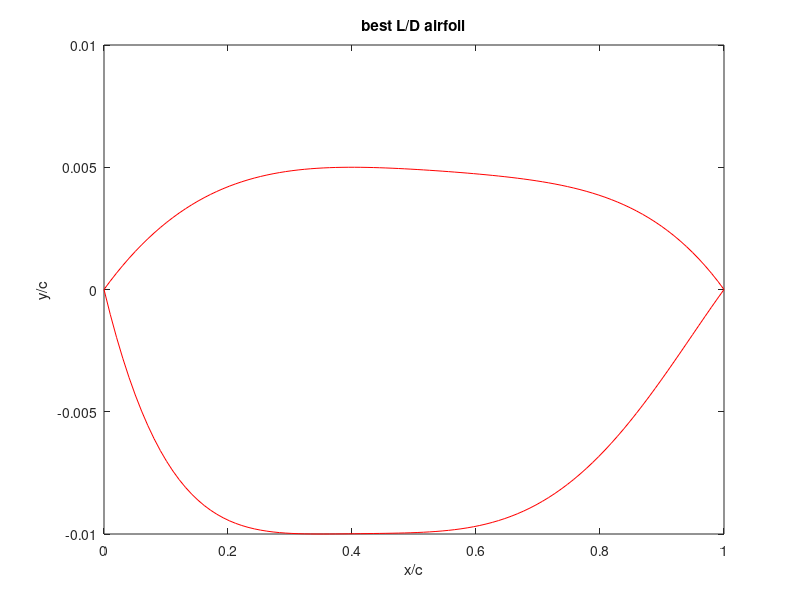
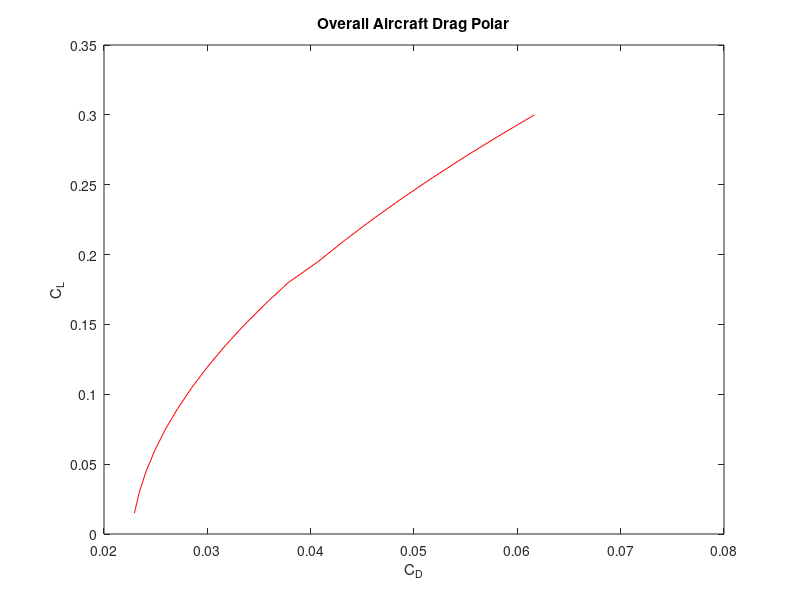
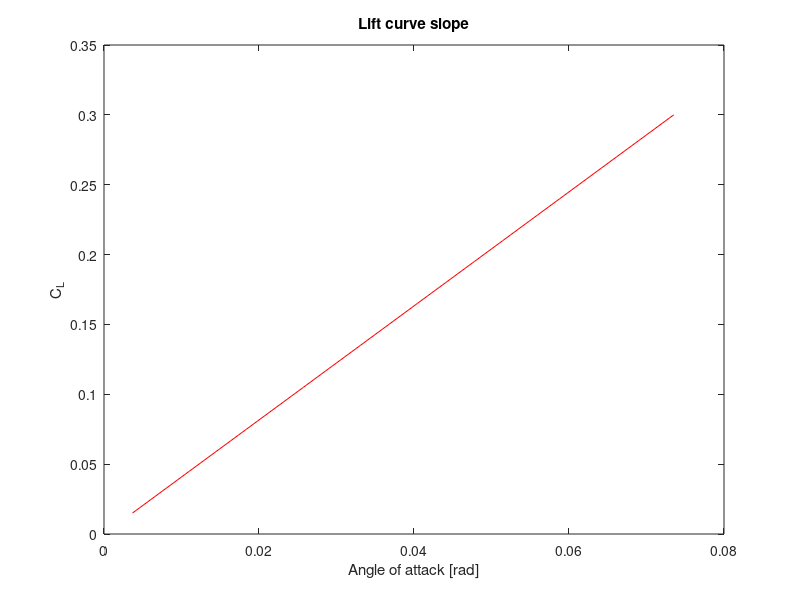
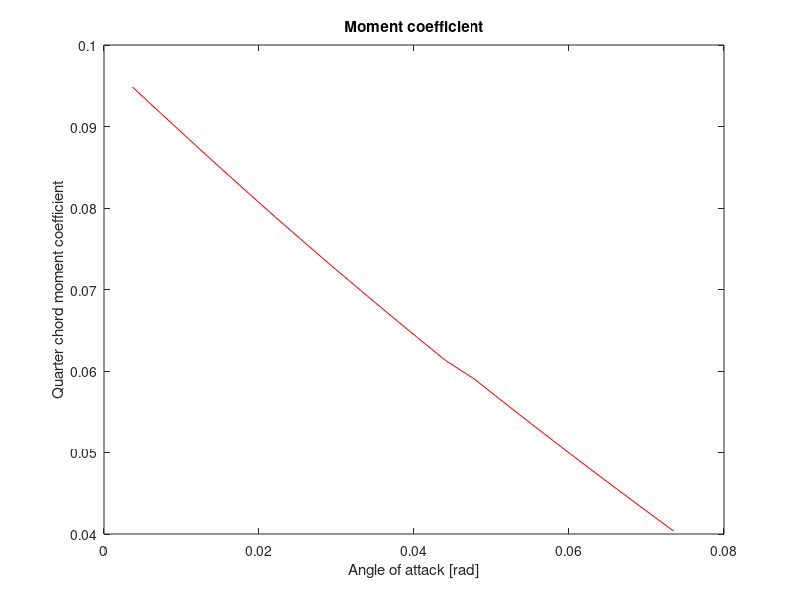

MATLAB code for these plots, in order:
% =============================================================================
% AIRFOIL GEOMETRY + AERODYNAMIC ANALYSIS
% =============================================================================
% Purpose:
%   1) Fit polynomial airfoil surfaces from LE radius, crest location, and TE slopes.
%   2) Compute section pressures, lift, and drag (subsonic thin-airfoil +
%      Prandtl-Glauert, or supersonic shock-expansion).
%   3) Sweep crest geometry to maximize L/D.
%   4) Check turbulent separation with Stratford's criterion (s_A vs s_B).
%
% Notes:
%   - Subsonic branch: M < 1.  Supersonic branch: M >= 1.
% =============================================================================

clc
clear
close all

%% ======================== 1. MISSION / FLOW INPUTS ========================
C_L=.1321;.5;.1321;                      % 3-D lift coefficient target
sweep=.9599;25*pi/180;.9599;        % wing sweep [deg then rad]; last value used
e=.8534;                      % Oswald efficiency
AR=1.83;8.5;1.83;                   % aspect ratio
C_d_0=0.008779;                        % profile / parasite Cd
i_max=200;                          % chordwise stations for force integration (make sure this ends in a zero)
xx_max=200;                         % stations for thin-airfoil integrals
y=1.4;                              % gamma (ratio of specific heats)
M=2;.78;2;                  % Freestream Mach; first value used
a_inf=343;                          % Freestream air speed of sound
mu=1.789E-5;                        % Freestream air dynamic viscosity
rho=.3;              % Freestream air density 
T_inf=300;                          % Freestream air temperature
p_inf=.2*101300;                    % Freestream air pressure
Cp=1005;                            % Specific heat of air
c_root=27.66;                       % Root chord length
R=287.05;                           % Gas constant for air
D_f=3.1;                            % Fuselage diameter
b=25.52;                            % Wingspan
C_p_0=-1.2;                         %Minimum zero sweep pressure coefficient obtained from XFOIL of BAC XXX airfoil
x_cp0=.05;                          %chordwise fraction of zero sweep pressure coefficient

%% ======================== 2. AIRFOIL GEOMETRY CONTROLS ========================
%note: the inputs below represent dimensions relative to the chord length (x/c)
r_le = 0.017;                        % Wing leading-edge radius / chord
theta_le_u = 2*pi/180;3*pi/180;     % Upper surface leading edge angle
theta_te_u = -2*pi/180;-2*pi/180;   % Upper surface trailing edge angle
theta_le_l = -6*pi/180;-3*pi/180;   % Lower surface leading edge angle
theta_te_l = 2*pi/180;2*pi/180;     % Lower surface trailing edge angle

x_crest_u_min=0.25;                 %Lower bound best L/D max airfoil thickness x location (upper surface)
x_crest_u_max=0.4;                  %Upper bound best L/D max airfoil thickness x location (upper surface)
y_crest_u_min=0.005;                %Lower bound best L/D max airfoil thickness y location (upper surface) 
y_crest_u_max=.01;                  %Upper bound best L/D max airfoil thickness y location (upper surface)
x_crest_l_min=0.25;                 %Lower bound best L/D max airfoil thickness x location (lower surface)
x_crest_l_max=0.4;                  %Upper bound best L/D max airfoil thickness x location (lower surface)
y_crest_l_min=-0.005;               %Lower bound best L/D max airfoil thickness y location (lower surface)
y_crest_l_max=-.015;                 %Upper bound best L/D max airfoil thickness y location (lower surface)

%% ============================= For loop iteration parameters ======================== %%
N=20;                               % upper and lower surface iteration number for Prandtl-Meyer / shock relations
xxxx_max=15;                        % upper section iteration number for Prandtl-Meyer / shock relations
xxxxx_max=20;                       % lower section iteration number for Prandtl-Meyer / shock relations
xxxxxxx_max=15;                     % lower section iteration number for Prandtl-Meyer / shock relations
pp_max=0;                           % iteration number controlling x_crest_l
nn_max=0;                           % iteration number controlling y_crest_l
p_max=0;                            % iteration number controlling x_crest_u
n_max=0;                            % iteration number controlling y_crest_u
C_L_i_max=20;                       % iteration number controlling C_L increment
C_L_max=.3;                         % Max coefficient of lift analyzed for the creation of the plots

v_inf=1;                            % nondimensional freestream speed (do not change)
dx=1/i_max;

CL_ww=[0 0.1 0.3 0.4 0.5 0.6 0.8]; %Raymer's method for induced drag
S_ww=[.91 .91 .925 .9275 .935 .935 .915]; %Raymer's method for induced drag
%% ======================== 3. CREST-GEOMETRY SEARCH LOOPS ========================
for C_L_i=1:C_L_i_max
C_L(C_L_i)=C_L_i/C_L_i_max*C_L_max;
% C_L(C_L_i)=.52;
% Nested brute-force sweep of lower/upper crest (x,y) to maximize L/D.
% Loop order:  pp = x_crest_l , nn = y_crest_l , p = x_crest_u , n = y_crest_u
for pp=2:pp_max+2
x_crest_l=(x_crest_l_max-x_crest_l_min)*(pp-2)/pp_max+x_crest_l_min;    
x_crest_l = .35;
for nn=2:nn_max+2
y_crest_l=(y_crest_l_max-y_crest_l_min)*(nn-2)/nn_max+y_crest_l_min;
y_crest_l=-.01;
for p=2:p_max+2
x_crest_u=(x_crest_u_max-x_crest_u_min)*(p-2)/p_max+x_crest_u_min;
x_crest_u=.4;
for n=2:n_max+2
y_crest_u=(y_crest_u_max-y_crest_u_min)*(n-2)/n_max+y_crest_u_min;
y_crest_u=.005;


%% ======================== 4. FIT POLYNOMIAL AIRFOIL SURFACES ========================
% Subsonic (M<1):  y = A1*x^(1/2) + A2*x + a3*x^2 + a4*x^3 + a5*x^4
%   A1 = +/-sqrt(2*r_le) enforces leading-edge radius.
%   Remaining coeffs match crest height, crest slope=0, TE height=0, TE slope.
% Supersonic (M>=1):  ordinary polynomial y = A1*x + ... + a5*x^5
%   (no square-root LE term; LE and TE slopes imposed directly).
if M<1

a1_u = sqrt(2*r_le);                % upper-surface LE radius term

% Matrix for unknowns [a2_u a3_u a4_u a5_u a6_u]'
M_u = [x_crest_u^(1), x_crest_u^(2), x_crest_u^(3), x_crest_u^(4);

    1, (2)*x_crest_u^(1), (3)*x_crest_u^(2), (4)*x_crest_u^(3);

    1, 1, 1, 1;
    
    1, 2, 3, 4];

MM_u = [y_crest_u - a1_u*sqrt(x_crest_u); -(1/2)*a1_u*x_crest_u^(-1/2); -a1_u; tan(theta_te_u) - (1/2)*a1_u];

% Solve
A_u = M_u \ MM_u;

a2_u = A_u(1);
a3_u = A_u(2);
a4_u = A_u(3);
a5_u = A_u(4);

% LOWER SURFACE

a1_l = -sqrt(2*r_le);

% Matrix for unknowns [a2_l a3_l a4_l a5_l]'
M_l = [x_crest_l^(1), x_crest_l^(2), x_crest_l^(3), x_crest_l^(4);

1, (2)*x_crest_l^(1), (3)*x_crest_l^(2), (4)*x_crest_l^(3);

1, 1, 1, 1;
    
1, 2, 3, 4];

MM_l = [y_crest_l - a1_l*sqrt(x_crest_l); -(1/2)*a1_l*x_crest_l^(-1/2); -a1_l; tan(theta_te_l) - (1/2)*a1_l];

% Solve
A_l = M_l \ MM_l;

a2_l = A_l(1);
a3_l = A_l(2);
a4_l = A_l(3);
a5_l = A_l(4);

else

% Matrix for unknowns [a2_u a3_u a4_u a5_u a6_u]'
M_u = [x_crest_u^(1), x_crest_u^(2), x_crest_u^(3), x_crest_u^(4), x_crest_u^(5);

1, (2)*x_crest_u^(1), (3)*x_crest_u^(2),(4)*x_crest_u^(3), (5)*x_crest_u^(4);

    1, 1, 1, 1, 1;
    
    1, 2, 3, 4, 5;
    
    1,0,0,0,0];

MM_u = [y_crest_u; 0; 0; tan(theta_te_u); tan(theta_le_u)];

% Solve
A_u = M_u \ MM_u;

a1_u = A_u(1);
a2_u = A_u(2);
a3_u = A_u(3);
a4_u = A_u(4);
a5_u = A_u(5);
% LOWER SURFACE

% Matrix for unknowns [a2_l a3_l a4_l a5_l]'
M_l = [ x_crest_l^(1), x_crest_l^(2), x_crest_l^(3), x_crest_l^(4), x_crest_l^(5);

    1, (2)*x_crest_l^(1), (3)*x_crest_l^(2), (4)*x_crest_l^(3), (5)*x_crest_l^(4);

    1, 1, 1, 1, 1;
    
    1, 2, 3, 4, 5;
    
    1, 0, 0, 0, 0];

MM_l = [ y_crest_l; 0; 0; tan(theta_te_l); tan(theta_le_l)];

% Solve
A_l = M_l \ MM_l;

a1_l = A_l(1);
a2_l = A_l(2);
a3_l = A_l(3);
a4_l = A_l(4);
a5_l = A_l(5);

end
    
%% ======================== 5. CHORDWISE INTEGRATION SETUP ========================

if M<1
beta=(1-M^2)^.5;
else
beta=(M^2-1)^.5;
end

dx_xx=1/xx_max;
sum_u(1)=0;
sum_l(1)=0;
theta(1)=0;
sum2=0;
sum3=0;
sum4=0;
u(1)=0;
l(1)=0;
sum5(1)=0;
x(1)=0;
for xx=2:xx_max
x(xx)=1/xx_max*(xx-1);
u(xx)=a1_u*x(xx)^(1/2)+a2_u*x(xx)^(1)+a3_u*x(xx)^(2)+a4_u*x(xx)^(3)+a5_u*x(xx)^(4);
s_u(xx)=0.5*a1_u*x(xx).^(-1/2) + 1*a2_u*x(xx).^(0) + 2*a3_u*x(xx).^(1) + 3*a4_u*x(xx).^(2) + 4*a5_u*x(xx).^(3);
l(xx)=a1_l*x(xx).^(1/2)+a2_l*x(xx).^(1)+a3_l*x(xx).^(2)+a4_l*x(xx).^(3)+a5_l*x(xx).^(4);
s_l(xx)=0.5*a1_l*x(xx).^(-1/2)+1*a2_l*x(xx)^(0)+2*a3_l*x(xx)^(1)+3*a4_l*x(xx)^(2)+4*a5_l*x(xx)^(3);
s_camber(xx)=((u(xx)+l(xx))/2-(u(xx-1)+l(xx-1))/2)/dx_xx;
s_camber(xx) = 0.5*(s_u(xx) + s_l(xx));

theta(xx)=acos(1-2*x(xx));
d_theta=(theta(xx)-theta(xx-1));

dy2=s_camber(xx)*d_theta;
sum2=dy2+sum2;
dy3=s_camber(xx)*cos(theta(xx))*d_theta;
sum3=dy3+sum3;
dy4=s_camber(xx)*cos(2*theta(xx))*d_theta;
sum4=dy4+sum4;

% Thin-airfoil Fourier coefficients from camber-line slope
% Thin-airfoil Fourier coefficients from camber-line slope
A1=2/pi*sum3;
A2=2/pi*sum4;
aoa_L0=1/pi*sum2-A1/2;              % zero-lift angle
L_s_2d = 2*pi/(1-M^2)^0.5*(cos(sweep))^2;             % 2-D lift slope with Prandtl-Glauert
eta_s = L_s_2d/(2*pi/beta);
F = 1.07*(1 + D_f/b)^2;
L_s_3d = (2*pi*AR) / (2 + sqrt(4 + (AR^2*beta^2/eta_s^2) * (1 + tan(sweep)^2/beta^2)));
a_i=C_L(C_L_i)/(pi*AR);
% L_s_3d=L_s_2d/(1+L_s_2d/(pi*AR*e)); % 3-D lift slope
aoa(C_L_i)=C_L(C_L_i)/L_s_3d+aoa_L0;              % geometric AoA needed for target CL
A0=aoa(C_L_i)-1/pi*sum2;
% A0=C_L/L_s_3d-A1/2;                 % A0 overwritten to match target CL

if xx<xx_max
x_q(xx)=x(xx);
s_u_q(xx)=0.5*a1_u*x_q(xx).^(-1/2) + 1*a2_u*x_q(xx).^(0) + 2*a3_u*x_q(xx).^(1) + 3*a4_u*x_q(xx).^(2) + 4*a5_u*x_q(xx).^(3);
s_l_q(xx)=0.5*a1_l*x_q(xx).^(-1/2)+1*a2_l*x_q(xx)^(0)+2*a3_l*x_q(xx)^(1)+3*a4_l*x_q(xx)^(2)+4*a5_l*x_q(xx)^(3);
s_camber_q(xx) = 0.5*(s_u_q(xx) + s_l_q(xx));

s_t_u(xx)=(s_u_q(xx)-s_camber_q(xx));
q_u(xx)=v_inf*s_t_u(xx);

% if x_i(i)==x_q(xx)
% dsum5(xx)=0;
% else
% dsum5(xx)=(q_u(xx)/(x_i(i)-x_q(xx)))*dx_xx;
% end

% sum5(xx)=dsum5(xx)+sum5(xx-1);
end

end

D_u=0;                              % running upper-surface "drag" integral (axial)
D_l=0;
L_u=0;                              % running upper-surface "lift" integral (normal)
L_l=0;
r(1)=0;
dx_i=1/i_max;
ppp=0;
v_n(1)=0;
p_u(1)=p_inf*(1+((y-1)/2)*M^2)^(y/(y-1));
p_u_B(1)=p_inf*(1+((y-1)/2)*M^2)^(y/(y-1));
Cmc4(2)=0;
Cpp(1)=1;
% p_u_B(1)=p_inf;
sum6(1)=0;
for i=2:(i_max-.01*i_max)
x_i(i)=1/i_max*(i-1)+.01;
% aoa(C_L_i)=(aoa_high-aoa_low)/i_max*(i-2)+aoa_low;

%% ----- 5a. SUBSONIC BRANCH: thin-airfoil theory + Cp -----
if M<1

uu(i)=a1_u*x_i(i)^(1/2)+a2_u*x_i(i)^(1)+a3_u*x_i(i)^(2)+a4_u*x_i(i)^(3)+a5_u*x_i(i)^(4);
ll(i)=a1_l*x_i(i).^(1/2)+a2_l*x_i(i).^(1)+a3_l*x_i(i).^(2)+a4_l*x_i(i).^(3)+a5_l*x_i(i).^(4);
s_u(i)=0.5*a1_u*x_i(i).^(-1/2) + 1*a2_u*x_i(i).^(0) + 2*a3_u*x_i(i).^(1) + 3*a4_u*x_i(i).^(2) + 4*a5_u*x_i(i).^(3);
s_l(i)=0.5*a1_l*x_i(i).^(-1/2)+1*a2_l*x_i(i)^(0)+2*a3_l*x_i(i)^(1)+3*a4_l*x_i(i)^(2)+4*a5_l*x_i(i)^(3);
s_camber_i(i) = 0.5*(s_u(i) + s_l(i));

theta_B(i)=acos(1-2*x_i(i));
% Vortex-sheet strength (thin-airfoil theory)
gamma(i) = 2*v_inf*( A0*(1+cos(theta_B(i)))/sin(theta_B(i)) + A1*sin(theta_B(i)) + A2*sin(2*theta_B(i)) )/(1-M^2)^.5;
v_u(i)=v_inf+gamma(i)/2;               % upper-surface edge speed

gamma_air = y;                      % 1.4
V_ratio_u = v_u(i) / v_inf;
T_ratio_u = 1 + 0.5*(gamma_air-1)*M^2*(1 - V_ratio_u^2);

% Vacuum / max-speed limiter (T cannot go negative)
if T_ratio_u < 1e-8
    T_ratio_u = 1e-8;
end

p_ratio_u = T_ratio_u^(gamma_air/(gamma_air-1));
Cp_u(i) = (2/(gamma_air*M^2)) * (p_ratio_u - 1);
Re_x=rho*M*a_inf*x_i(i)*c_root/mu;
slope(i)=s_u(i)-aoa(C_L_i);
Cp_u_min_0=1-(1+aoa(C_L_i)/(2*r_le)^.5)^2;
Cp_u_min_0=1-(4*aoa(C_L_i)^2/(r_le+aoa(C_L_i)^2));
Cp_u_min=Cp_u_min_0/(1-M^2)^.5;

T_0 = T_inf*(1+(y-1)/2*M^2);
V_max_B = sqrt(2*Cp*T_0);
Cp_u_min_limit = 1-(V_max_B/(M*a_inf))^2;

aff=4*r_le;

if Cp_u_min>Cp_u(i) && Cp_u_min<0 && x_i(i)<.04
Cp_u(i)=Cp_u_min;
end

% Cd_u_B=1;.03667;
% theta_C=atan(s_u(i))-aoa(C_L_i);
% Cp_u_3(i)=2*(sin(theta_C))*abs(sin(theta_C));
% Cp_u_3(i)=2*(sin(theta_C))/(1-M^2)^.5;
% p0 = p_inf*(1+(y-1)/2*M^2)^(y/(y-1));
% Cp_u_3(i)=(p0-p_inf)*sin(theta_C)/(.5*y*p_inf*M^2);
% p_u_C(i)=(Cp_u_3(i)+p_inf/(.5*rho*(M*a_inf)^2))*(.5*rho*(M*a_inf)^2);

dD_u(i)=(Cp_u(i))*s_u(i)*dx;
dL_u(i)=-(Cp_u(i))*dx;
D_u=dD_u(i)+D_u;
L_u=dL_u(i)+L_u;
r(i)=(L_u)/(D_u);

v_l(i)=v_inf-gamma(i)/2;

% theta_D=atan(-s_l(i))+aoa(C_L_i);
% p0 = p_inf*(1+(y-1)/2*M^2)^(y/(y-1));
% Cp_l_3(i)=(p0-p_inf)*sin(theta_D)/(.5*y*p_inf*M^2);
% p_u_D(i)=(Cp_l_3(i)+p_inf/(.5*rho*(M*a_inf)^2))*(.5*rho*(M*a_inf)^2);

V_ratio_l = v_l(i) / v_inf;
T_ratio_l = 1 + 0.5*(gamma_air-1)*M^2*(1 - V_ratio_l^2);
if T_ratio_l < 1e-8
    T_ratio_l = 1e-8;
end
p_ratio_l = T_ratio_l^(gamma_air/(gamma_air-1));
Cp_l(i) = (2/(gamma_air*M^2)) * (p_ratio_l - 1);
dD_l(i)=-Cp_l(i)*s_l(i)*dx;
dL_l(i)=Cp_l(i)*dx;
D_l=dD_l(i)+D_l;
L_l=dL_l(i)+L_l;
r_l(i)=(L_l)/(D_l);

D_u_true(i)=(L_u)*sin(aoa(C_L_i))+(D_u)*cos(aoa(C_L_i));
L_u_true(i)=(L_u)*cos(aoa(C_L_i))-(D_u)*sin(aoa(C_L_i));
r_u_true(i)=L_u_true(i)/D_u_true(i);
D_l_true(i)=(L_l)*sin(aoa(C_L_i))+(D_l)*cos(aoa(C_L_i));
L_l_true(i)=(L_l)*cos(aoa(C_L_i))-(D_l)*sin(aoa(C_L_i));
L_total(i)=(L_u_true(i)+L_l_true(i));

if M<1
C_l_alpha=2*pi/beta*(cos(sweep))^2;
eta_s = C_l_alpha/(2*pi/beta);
F = 1.07*(1 + D_f/b)^2;
C_L_alpha = (2*pi*AR) / (2 + sqrt(4 + (AR^2*beta^2/eta_s^2) * (1 + tan(sweep)^2/beta^2))); %Raymer
else
C_L_alpha=4/beta;
end


K0=1/C_L_alpha;

if M>=1
K100=1/(pi*AR);
else
K100=1/(pi*AR*e);
end

lowerIdxcl = find(C_L(C_L_i) >= CL_ww, 1, 'last');
if lowerIdxcl == length(CL_ww)
upperIdxcl = lowerIdxcl;
else
upperIdxcl = lowerIdxcl+1;
end

CL_ww_1=CL_ww(lowerIdxcl);
CL_ww_2=CL_ww(upperIdxcl);
S_ww_1=S_ww(lowerIdxcl);
S_ww_2=S_ww(upperIdxcl);
C_ww=-(S_ww_2-S_ww_1)/(CL_ww_2-CL_ww_1)*CL_ww_1+S_ww_1;
S_ww_t=(S_ww_2-S_ww_1)/(CL_ww_2-CL_ww_1)*C_L(C_L_i)+C_ww;

if lowerIdxcl==length(CL_ww)
    S_ww_t=S_ww_2;
elseif upperIdxcl==1
    S_ww_t=S_ww_1;
end

K=S_ww_t*K100+(1-S_ww_t)*K0; %Raymer

c_d_i=K*C_L(C_L_i)^2;

Cd_t(C_L_i)=(D_u_true(i)+D_l_true(i)+c_d_i+C_d_0);
r_i(i)=(L_u_true(i)+L_l_true(i))/Cd_t(C_L_i);

% p_u(i)=(Cp_u(i)+p_inf/(.5*y*p_inf*(M)^2))*(.5*y*p_inf*(M)^2);
% p_min(i)=(Cp_u(i)+Cp_u_3(i)+p_inf/(.5*rho*(M*a_inf)^2))*(.5*rho*(M*a_inf)^2);  
% p_u_ii(i)=p_u(i)+(p_u_C(i)-p_inf);
% p_u_iii(i)=p_u(i);
% % p_min_min(i)=min(p_u_ii(2:end));
% p_min_min(i)=min(p_u(2:end));
% Cp_min(i)=min(Cp_u+Cp_u_3);
Cp_min=C_p_0*(cos(sweep))^2;

% --- Local Mach number ---
M_local = sqrt((2/(y-1)) * ((1 + ((y-1)/2)*M^2) * ((y*M^2/2)*Cp_u(i) + 1)^(-(y-1)/y) - 1 ) );
% --- Local temperature from isentropic relation ---
T_local = T_inf *(1 + ((y-1)/2)*M^2) / (1 + ((y-1)/2)*M_local^2);
% --- Local speed of sound ---
a_local = sqrt(y*R*T_local);
% --- Local velocity ---
V_local(i) = M_local*a_local;
% --- freestream speed of sound ---
a = sqrt(y*R*T_inf);
% --- Freestream velocity ---
V_inf = M*a;

% --- Local Mach number ---
M_cp0 = sqrt((2/(y-1)) * ((1 + ((y-1)/2)*M^2) * ((y*M^2/2)*Cp_min + 1)^(-(y-1)/y) - 1 ) );
% --- Local temperature from isentropic relation ---
T_cp0 = T_inf *(1 + ((y-1)/2)*M^2) / (1 + ((y-1)/2)*M_cp0^2);
% --- Local speed of sound ---
a_cp0 = sqrt(y*R*T_cp0);
% --- Local velocity ---
V_cp0 = M_cp0*a_cp0;

% if p_u_iii(i)==p_min_min(i)
% iii=i;
% sum6(iii-1)=0;
% end

if x_i(i)<=x_cp0
iii=i;
dsum6(i)=(V_local(i)/V_cp0)^3*c_root*dx;
sum6(i)=dsum6(i)+sum6(i-1);
else
x_p(i)=sum6(iii)+(x_i(i)-x_cp0)*c_root;
Re_p=V_local(iii)*x_p(i)/mu;
Cpp(i)=1-(V_local(i)/V_cp0)^2;
dCpp(i)=Cpp(i)-Cpp(i-1);
if dCpp(i)<0
   dCpp(i)=0;
end
s_A(i)=Cpp(i)*(x_p(i)*dCpp(i)/(c_root*dx))^.5;
s_B(i)=.39*(Re_p/10^6)^.1;
end




else
    
    
%% ----- 5b. SUPERSONIC BRANCH: shock-expansion marching -----
M_n=M*cos(sweep); 
L_s_2d=4/(M^2-1)^.5*(cos(sweep))^2;                % Ackeret 2-D lift slope
L_s_3d=4/(M_n^2-1)^.5*cos(sweep);
aoa(C_L_i)=C_L(C_L_i)/L_s_3d;  

uu(i)=a1_u*x_i(i)^(1)+a2_u*x_i(i)^(2)+a3_u*x_i(i)^(3)+a4_u*x_i(i)^(4)+a5_u*x_i(i)^(5);
ll(i)=a1_l*x_i(i).^(1)+a2_l*x_i(i).^(2)+a3_l*x_i(i).^(3)+a4_l*x_i(i).^(4)+a5_l*x_i(i).^(5);
s_u(i)=a1_u + 2*a2_u*x_i(i).^(1) + 3*a3_u*x_i(i).^(2) + 4*a4_u*x_i(i)^(3) + 5*a5_u*x_i(i).^(4);
s_l(i)=a1_l+2*a2_l*x_i(i)^(1)+3*a3_l*x_i(i)^(2)+4*a4_l*x_i(i)^(3)+5*a5_l*x_i(i)^(4);

Bi=45;
M1=M;
beta_low=asin(1/M);
beta_high=pi/2;                     % shock-angle search bounds

ct=dx_i;
if i==2

if theta_le_u-aoa(C_L_i)>0

beta_sh_u=(beta_low+beta_high)/2;
for xxxx=2:xxxx_max

% Oblique-shock theta-beta-M relation (upper LE)
wing_angle_u=atan(2*cot(beta_sh_u)*(M_n^2*(sin(beta_sh_u))^2-1)/(M_n^2*(y+cos(2*beta_sh_u))+2));

if wing_angle_u<(theta_le_u-aoa(C_L_i))
    beta_sh_u=beta_sh_u+(beta_high-beta_low)/2^xxxx;
else
    beta_sh_u=beta_sh_u-(beta_high-beta_low)/2^xxxx;
end

end

Mn1u = M_n*sin(beta_sh_u);
Mn2u = sqrt((1+((y-1)/2)*Mn1u^2) / (y*Mn1u^2-(y-1)/2));
M2u = Mn2u/sin(beta_sh_u-(theta_le_u-aoa(C_L_i)));
M2u = Mn2u/cos(pi/2-beta_sh_u-aoa(C_L_i)+theta_le_u);
vM2=((atan((((M2u^2)-1)*((y-1)/(y+1)))^0.5)*(((y+1)/(y-1))^0.5))-(atan(((M2u^2)-1)^0.5)));

else
        
theta_A=theta_le_u-aoa(C_L_i); 
vM1=((atan((((M_n^2)-1)*((y-1)/(y+1)))^0.5)*(((y+1)/(y-1))^0.5))-(atan(((M_n^2)-1)^0.5)));
vM2(i)=-theta_A+vM1;
M2u=2*M/2; % M3 initial condition set to a very high value
M2f=2*M; % fixed M3 initial condition reduced in the for loop

for iiiiii = 2:N
    
    vM2i(i)=((atan((((M2u^2)-1)*((y-1)/(y+1)))^0.5)*(((y+1)/(y-1))^0.5))-(atan(((M2u^2)-1)^0.5)));
    
    if vM2i(i)>vM2(i)
        M2u=M2u-(M2f/(2^iiiiii));
    else
        M2u=M2u+(M2f/(2^iiiiii));
    end
   
end

M2u=M2u;

vM2=((atan((((M2u^2)-1)*((y-1)/(y+1)))^0.5)*(((y+1)/(y-1))^0.5))-(atan(((M2u^2)-1)^0.5)));

end
    
T01= T_inf*(1+(y-1)/2*M^2);
p01dp1u=(((y-1)/2)*(M^2)+1)^(y/(y-1));
p02dp2u=(((y-1)/2)*(M2u^2)+1)^(y/(y-1));

if theta_le_u-aoa(C_L_i)>0
Mn1u = M_n*sin(beta_sh_u);
p02dp01 = (((y+1)*Mn1u^2)/((y-1)*Mn1u^2+2))^(y/(y-1))*((y+1)/(2*y*Mn1u^2-(y-1)))^(1/(y-1));
else
p02dp01=1;
end

p02 = p02dp01*p01dp1u;
p2u(i)=p02dp01/p02dp2u*p01dp1u;

Cpu1=(p2u(i)-1)/(.5*y*(M1^2));
Cnu1=-Cpu1*ct;
Cau1=Cpu1*s_u(2)*ct;

else

p3u(2)=p2u(2);
M3(2)=M2u;

% top right surface
theta_1=atan(s_u(i-1));
theta_2=atan(s_u(i));
theta_u(i)=theta_2-theta_1;

if theta_u(i)>0   
beta_sh_u_3=(beta_low+beta_high)/2;
for xxxx=2:xxxx_max

% --- Oblique-shock theta-beta-M relation ---
wing_angle_3_u=atan(2*cot(beta_sh_u_3)*(M3(i-1)^2*(sin(beta_sh_u_3))^2-1)/(M3(i-1)^2*(y+cos(2*beta_sh_u_3))+2));

if wing_angle_3_u<theta_u(i)
    beta_sh_u_3=beta_sh_u_3+(beta_high-beta_low)/2^xxxx;
else
    beta_sh_u_3=beta_sh_u_3-(beta_high-beta_low)/2^xxxx;
end

end

Mn2u3 = M3(i-1)*sin(beta_sh_u_3);
Mn3u = sqrt((1+((y-1)/2)*Mn2u3^2) / (y*Mn2u3^2-(y-1)/2));
M3(i) = Mn2u3/cos(pi/2-beta_sh_u_3+theta_u(i));
vM3(i)=((atan((((M3(i)^2)-1)*((y-1)/(y+1)))^0.5)*(((y+1)/(y-1))^0.5))-(atan(((M3(i)^2)-1)^0.5)));
p02dp2u3(i)=(((y-1)/2)*(M3(i-1)^2)+1)^(y/(y-1));
p03dp3u(i)=(((y-1)/2)*(M3(i)^2)+1)^(y/(y-1));
p02dp01 = (((y+1)*Mn2u3^2)/((y-1)*Mn2u3^2+2))^(y/(y-1))*((y+1)/(2*y*Mn2u3^2-(y-1)))^(1/(y-1));
p03(i) = p02dp01*p02dp2u3(i);
% p3u(i)=p03(i)/p03dp3u;
p02dp01u3(i) = (((y+1)*Mn2u3^2)/((y-1)*Mn2u3^2+2))^(y/(y-1))*((y+1)/(2*y*Mn2u3^2-(y-1)))^(1/(y-1));
p3u(i) = p02dp01u3(i)/p03dp3u(i)*p02dp2u3(i)*p3u(i-1);
p03(i)=p03dp3u(i)*p3u(i);
       
else
      
p03(2)=p02;    
vM3(2)=vM2;
vM3(i)=-theta_u(i)+vM3(i-1);
M3i=2*M1/2; % M3 initial condition set to a very high value
M3f=2*M1; % fixed M3 initial condition reduced in the for loop

for iiiiii = 2:N
    
    vM3i(i)=((atan((((M3i^2)-1)*((y-1)/(y+1)))^0.5)*(((y+1)/(y-1))^0.5))-...
        (atan(((M3i^2)-1)^0.5)));
    
    if vM3i(i)>vM3(i)
        M3i=M3i-(M3f/(2^iiiiii));
    else
        M3i=M3i+(M3f/(2^iiiiii));
    end
   
end

M3(i)=M3i;

p01dp1u=(((y-1)/2)*(M1^2)+1)^(y/(y-1));
p03dp3u=(((y-1)/2)*(M3(i)^2)+1)^(y/(y-1));
p03(i)=p03(i-1);
p3u(i)=p03(i)/p03dp3u;

end

Cpu2(i)=(p3u(i)-1)/(.5*y*(M1^2));
Cnu2(i)=-Cpu2(i)*ct;
Cau2(i)=Cpu2(i)*s_u(i)*ct;

end

ct=dx_i;

if i==2

if -theta_le_l+aoa(C_L_i)>0    
beta_sh_l=(beta_low+beta_high)/2;
for xxxxx=2:xxxxx_max

% --- Oblique-shock theta-beta-M relation ---
wing_angle_l=atan(2*cot(beta_sh_l)*(M_n^2*(sin(beta_sh_l))^2-1)/(M_n^2*(y+cos(2*beta_sh_l))+2));

if wing_angle_l<(-theta_le_l+aoa(C_L_i))
    beta_sh_l=beta_sh_l+(beta_high-beta_low)/2^xxxxx;
else
    beta_sh_l=beta_sh_l-(beta_high-beta_low)/2^xxxxx;
end

end

Mn1l = M_n*sin(beta_sh_l);
Mn2l = sqrt((1+((y-1)/2)*Mn1l^2) / (y*Mn1l^2-(y-1)/2));
M2l = Mn2l/sin(beta_sh_l-(-theta_le_l+aoa(C_L_i)));
M2l = Mn2l/cos(pi/2-beta_sh_l+aoa(C_L_i)-theta_le_l);
vM2l=((atan((((M2l^2)-1)*((y-1)/(y+1)))^0.5)*(((y+1)/(y-1))^0.5))-(atan(((M2l^2)-1)^0.5)));

else

theta_Al=-theta_le_l+aoa(C_L_i); 
vM1l=((atan((((M_n^2)-1)*((y-1)/(y+1)))^0.5)*(((y+1)/(y-1))^0.5))-(atan(((M_n^2)-1)^0.5)));
vM2l(i)=-theta_Al+vM1l;      
M2l=2*M/2; % M3 initial condition set to a very high value
M2f=2*M; % fixed M3 initial condition reduced in the for loop

for iiiiii = 2:N   
    vM2il(i)=((atan((((M2l^2)-1)*((y-1)/(y+1)))^0.5)*(((y+1)/(y-1))^0.5))-(atan(((M2l^2)-1)^0.5)));  
    if vM2il(i)>vM2l(i)
        M2l=M2l-(M2f/(2^iiiiii));
    else
        M2l=M2l+(M2f/(2^iiiiii));
    end   
end

M2l=M2l;

vM2l=((atan((((M2l^2)-1)*((y-1)/(y+1)))^0.5)*(((y+1)/(y-1))^0.5))-(atan(((M2l^2)-1)^0.5)));
end

T01= T_inf*(1+(y-1)/2*M^2);
p01dp1l=(((y-1)/2)*(M^2)+1)^(y/(y-1));
p02dp2l=(((y-1)/2)*(M2l^2)+1)^(y/(y-1));

if -theta_le_l+aoa(C_L_i)>0
Mn1l = M_n*sin(beta_sh_l);
p02dp01l = (((y+1)*Mn1l^2)/((y-1)*Mn1l^2+2))^(y/(y-1))*((y+1)/(2*y*Mn1l^2-(y-1)))^(1/(y-1));
else
p02dp01l=1;
end

p02l = p02dp01l*p01dp1l;
p2l(i)=p02dp01l/p02dp2l*p01dp1l;

Cpl1=(p2l(i)-1)/(.5*y*(M1^2));
Cnl1=Cpl1*ct;
Cal1=-Cpl1*s_l(2)*ct;

else

p3l(2)=p2l(2);
M3l(2)=M2l;       
theta_1_l(i)=atan(s_l(i-1));
theta_2_l(i)=atan(s_l(i));
theta_l(i)=theta_2_l(i)-theta_1_l(i);   
       
if theta_l(i)<0   
beta_sh_l_3=(beta_low+beta_high)/2;
for xxxxxxx=2:xxxxxxx_max

% --- Oblique-shock theta-beta-M relation ---
wing_angle_3_l(i)=atan(2*cot(beta_sh_l_3)*(M3l(i-1)^2*(sin(beta_sh_l_3))^2-1)/(M3l(i-1)^2*(y+cos(2*beta_sh_l_3))+2));

if wing_angle_3_l(i)<-theta_l(i)
    beta_sh_l_3=beta_sh_l_3+(beta_high-beta_low)/2^xxxxxxx;
else
    beta_sh_l_3=beta_sh_l_3-(beta_high-beta_low)/2^xxxxxxx;
end

end

beta_sh_l_3_i(i)=beta_sh_l_3;

Mn2l3(i) = M3l(i-1)*sin(beta_sh_l_3);
Mn3l = sqrt((1+((y-1)/2)*Mn2l3(i)^2) / (y*Mn2l3(i)^2-(y-1)/2));
M3l(i) = Mn2l3(i)/cos(pi/2-beta_sh_l_3-theta_l(i));
vM3l(i)=((atan((((M3l(i)^2)-1)*((y-1)/(y+1)))^0.5)*(((y+1)/(y-1))^0.5))-(atan(((M3l(i)^2)-1)^0.5)));
% Mn3u = sqrt((1+((y-1)/2)*Mn2l3^2) / (y*Mn2l3^2-(y-1)/2));
p02dp2l3(i)=(((y-1)/2)*(M3l(i-1)^2)+1)^(y/(y-1));
p03dp3l(i)=(((y-1)/2)*(M3l(i)^2)+1)^(y/(y-1));
p02dp01l3(i) = (((y+1)*Mn2l3(i)^2)/((y-1)*Mn2l3(i)^2+2))^(y/(y-1))*((y+1)/(2*y*Mn2l3(i)^2-(y-1)))^(1/(y-1));
p03l(i) = p02dp01l3(i)*p02dp2l3(i);
% p03l(i) = p02dp01l3(i)/p03dp3l(i);
% p3l(i)=p03l(i)/p03dp3l(i);
p3l(i)=p03l(i)/p03dp3l(i);
p3l(i) = p02dp01l3(i)/p03dp3l(i)*p02dp2l3(i)*p3l(i-1);
p03l(i)=p03dp3l(i)*p3l(i);
   
else    
    
vM3l(2)=vM2l;
vM3l(i)=theta_l(i)+vM3l(i-1);
M3i=10*M1/2; % M3 initial condition set to a very high value
M3f=10*M1; % fixed M3 initial condition reduced in the for loop


for iiiiii = 2:N
    
    vM3il(i)=((atan((((M3i^2)-1)*((y-1)/(y+1)))^0.5)*(((y+1)/(y-1))^0.5))-...
        (atan(((M3i^2)-1)^0.5)));
    
    if vM3il(i)>vM3l(i)
        M3i=M3i-(M3f/(2^iiiiii));
    else
        M3i=M3i+(M3f/(2^iiiiii));
    end
    
end

M3l(i)=M3i;
p03dp3l(i)=(((y-1)/2)*(M3l(i)^2)+1)^(y/(y-1));
p3l(i)=p02l/p03dp3l(i);

end

Cpl2(i)=(p3l(i)-1)/(.5*y*(M1^2));
Cnl2(i)=Cpl2(i)*ct;
Cal2(i)=-Cpl2(i)*s_l(i)*ct;

dCmc4(i)=-((Cnu2(i)+Cnl2(i))*(x_i(i)-.25)-Cau2(i)*uu(i)-Cal2(i)*ll(i));

Cmc4(i)=dCmc4(i)+Cmc4(i-1);

end

% Integrate normal/axial force coefficients over the airfoil and rotate to lift/drag
if i>=i_max-2

Cn=Cnu1+sum(Cnu2)+Cnl1+sum(Cnl2);   % normal-force coefficient
Ca=Cau1+sum(Cau2)+Cal1+sum(Cal2);   % axial-force coefficient

Cl=(Cn*cos(aoa(C_L_i)))-(Ca*sin(aoa(C_L_i)));
Cd(C_L_i)=(Cn*sin(aoa(C_L_i)))+(Ca*cos(aoa(C_L_i)));

% Cd_p=C_d_0;
% 
% Cd_i=C_L(C_L_i)^2/(pi*AR*e);
% Cd_i=0;
% Cd_p=C_d_0;
% Cd_p_fus=.008;

K0=1/L_s_3d;

if M>=1
K100=1/(pi*AR);
else
K100=1/(pi*AR*e);
end

lowerIdxcl = find(C_L(C_L_i) >= CL_ww, 1, 'last');
if lowerIdxcl == length(CL_ww)
upperIdxcl = lowerIdxcl;
else
upperIdxcl = lowerIdxcl+1;
end

CL_ww_1=CL_ww(lowerIdxcl);
CL_ww_2=CL_ww(upperIdxcl);
S_ww_1=S_ww(lowerIdxcl);
S_ww_2=S_ww(upperIdxcl);
C_ww=-(S_ww_2-S_ww_1)/(CL_ww_2-CL_ww_1)*CL_ww_1+S_ww_1;
S_ww_t=(S_ww_2-S_ww_1)/(CL_ww_2-CL_ww_1)*C_L(C_L_i)+C_ww;

if lowerIdxcl==length(CL_ww)
    S_ww_t=S_ww_2;
elseif upperIdxcl==1
    S_ww_t=S_ww_1;
end

K=S_ww_t*K100+(1-S_ww_t)*K0; %Raymer

c_d_i=K*C_L(C_L_i)^2;

Cd_t(C_L_i)=C_d_0+c_d_i+Cd(C_L_i);

r_i(i)=C_L(C_L_i)/Cd_t(C_L_i);

end

end

end

%% ======================== 6. TRACK BEST L/D GEOMETRY ========================
r_j(n)=r_i(i);                      % L/D for this crest combination
r_j_max=max(r_j(2:end));

if r_j(n)==r_j_max
    r_le_j=r_le;
    x_crest_u_j=x_crest_u;
    y_crest_u_j=y_crest_u;
    x_crest_l_j=x_crest_l;
    y_crest_l_j=y_crest_l;
    aoa_j=aoa(C_L_i);
    a1_u_j=a1_u;
    a1_l_j=a1_l;
    a2_u_j=a2_u;
    a2_l_j=a2_l;
    a3_u_j=a3_u;
    a3_l_j=a3_l;
    a4_u_j=a4_u;
    a4_l_j=a4_l;
    a5_u_j=a5_u;
    a5_l_j=a5_l;
    if M<1
    s_A_j=s_A;
    s_B_j=s_B;
    end
end
    

end

r_k(p)=r_j_max;
r_k_max=max(r_k(2:end));

if r_k(p)==r_k_max
    r_le_k=r_le_j;
    x_crest_u_k=x_crest_u_j;
    y_crest_u_k=y_crest_u_j;
    x_crest_l_k=x_crest_l_j;
    y_crest_l_k=y_crest_l_j;
    aoa_k=aoa_j;
    a1_u_k=a1_u_j;
    a1_l_k=a1_l_j;
    a2_u_k=a2_u_j;
    a2_l_k=a2_l_j;
    a3_u_k=a3_u_j;
    a3_l_k=a3_l_j;
    a4_u_k=a4_u_j;
    a4_l_k=a4_l_j;
    a5_u_k=a5_u_j;
    a5_l_k=a5_l_j;
    if M<1
    s_A_k=s_A_j;
    s_B_k=s_B_j;
    end
end

end

r_n(nn)=r_k_max;
r_n_max=max(r_n(2:end));

if r_n(nn)==r_n_max
    r_le_n=r_le_k;
    x_crest_u_nn=x_crest_u_k;
    y_crest_u_nn=y_crest_u_k;
    x_crest_l_nn=x_crest_l_k;
    y_crest_l_nn=y_crest_l_k;
    aoa_n=aoa_k;
    a1_u_nn=a1_u_k;
    a1_l_nn=a1_l_k;
    a2_u_nn=a2_u_k;
    a2_l_nn=a2_l_k;
    a3_u_nn=a3_u_k;
    a3_l_nn=a3_l_k;
    a4_u_nn=a4_u_k;
    a4_l_nn=a4_l_k;
    a5_u_nn=a5_u_k;
    a5_l_nn=a5_l_k;
    if M<1
    s_A_nn=s_A_k;
    s_B_nn=s_B_k;
    end
end

end

r_p(pp)=r_n_max;
r_p_max=max(r_p(2:end));

if r_p(pp)==r_p_max
    r_le_p=r_le_n;
    x_crest_u_p=x_crest_u_nn;
    y_crest_u_p=y_crest_u_nn;
    x_crest_l_p=x_crest_l_nn;
    y_crest_l_p=y_crest_l_nn;
    aoa_p=aoa_n;
    a1_u_pp=a1_u_nn;
    a1_l_pp=a1_l_nn;
    a2_u_pp=a2_u_nn;
    a2_l_pp=a2_l_nn;
    a3_u_pp=a3_u_nn;
    a3_l_pp=a3_l_nn;
    a4_u_pp=a4_u_nn;
    a4_l_pp=a4_l_nn;
    a5_u_pp=a5_u_nn;
    a5_l_pp=a5_l_nn;
    if M<1
    s_A_pp=s_A_nn;
    s_B_pp=s_B_nn;
    end
end

end

if M<1
Cm_le(C_L_i)=-pi/2*(A0+A1+A2/2);
Cmc4(C_L_i)=pi/4*(A2-A1);
Cmc4(C_L_i)=Cm_le(C_L_i)+L_total(i)/4;
Cmc4_0(C_L_i)=Cmc4(C_L_i);
else

Cmc4_0(C_L_i)=Cmc4(i);

end

LdD_0(C_L_i)=r_i(i);

end

%% ======================== 7. STRATFORD RESULT + FINAL GEOMETRY ========================
if M<1

diff_s=s_A_pp-s_B_pp;               % LHS - RHS of Stratford criterion
max_diff_s=max(real(diff_s(iii:end)));  % only check aft of upper crest

if max_diff_s>0
    fprintf('flow separation\n')    % s_A > s_B  =>  recovery too steep
else
    fprintf('no flow separation\n')
end

end

aoa_final=aoa_p;

r_final=r_p_max;

fprintf('aoa(C_L_i)=%f\nx_crest_u=%f\ny_crest_u=%f\n',aoa_final,x_crest_u_p,y_crest_u_p)

fprintf('x_crest_l=%f\ny_crest_l=%f\nL/D=%f\n',x_crest_l_p,y_crest_l_p,r_final)

if M<1
x=linspace(0,1,100);
u_final=a1_u_pp*x.^(1/2)+a2_u_pp*x.^(1)+a3_u_pp*x.^(2)+a4_u_pp*x.^(3)+a5_u_pp*x.^(4);
l_final=a1_l_pp*x.^(1/2)+a2_l_pp*x.^(1)+a3_l_pp*x.^(2)+a4_l_pp*x.^(3)+a5_l_pp*x.^(4);
else
x=linspace(0,1,100);
u_final=a1_u_pp*x.^(1)+a2_u_pp*x.^(2)+a3_u_pp*x.^(3)+a4_u_pp*x.^(4)+a5_u_pp*x.^(5);
l_final=a1_l_pp*x.^(1)+a2_l_pp*x.^(2)+a3_l_pp*x.^(3)+a4_l_pp*x.^(4)+a5_l_pp*x.^(5);
end

plot(x,u_final,'-r')
hold on
plot(x,l_final,'-r')
xlabel('x/c')
ylabel('y/c')
title('best L/D airfoil')

figure(2)
plot (Cd_t,C_L,'-r')
xlabel('C_D')
ylabel('C_L')
title('Overall Aircraft Drag Polar')

figure(3)
plot (aoa, C_L, '-r')
xlabel('Angle of attack [rad]')
ylabel('C_L')
title('Lift curve slope')

figure(4)
plot (aoa, Cmc4_0, '-r')
xlabel('Angle of attack [rad]')
ylabel('Quarter chord moment coefficient')
title('Moment coefficient')

figure(5)
plot (aoa, LdD_0, '-r')
xlabel('Angle of attack [rad]')
ylabel('Lift to drag ratio')
title('L/D vs Angle Of Attack')
